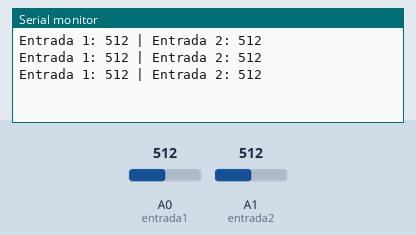
Simulated run of this sketch. Board: Arduino Uno, built with avr-gcc and run on an emulated ATmega328P. On the bench: the last lines printed to the serial monitor. Inputs (shaded band) come from the test bench; at power-on: A0 (entrada1) = 512, A1 (entrada2) = 512.

Above: at 1.3 s.
1.4 s: A0 (entrada1) set to 716
At 1.9 s:
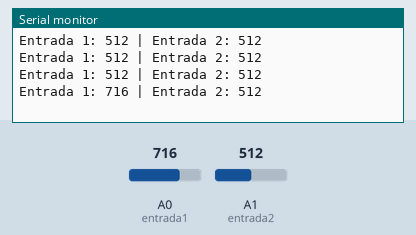
2.9 s: A1 (entrada2) set to 716
At 3.4 s:
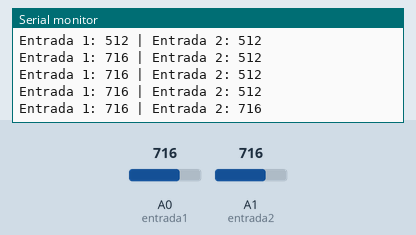
4.4 s: A0 (entrada1) set to 900
At 4.9 s:
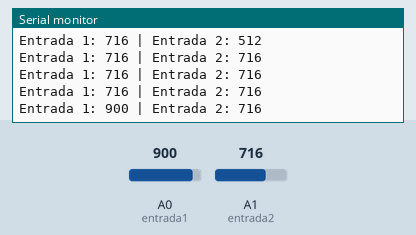
5.9 s: A1 (entrada2) set to 900
At 6.4 s:
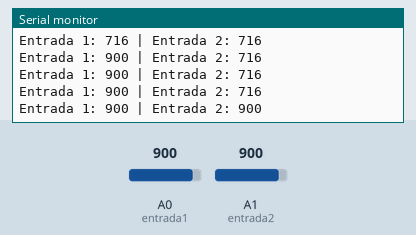
Timing chart, 0 to 8.4 s (numbered marks = the images above; inputs shaded):
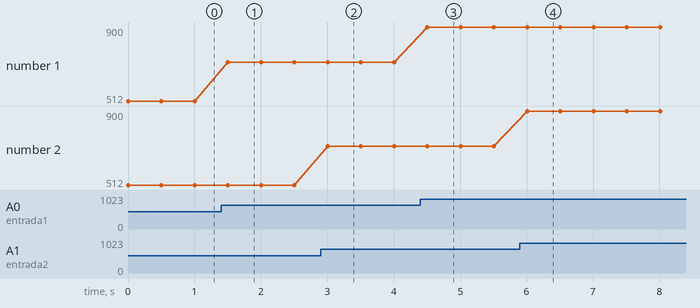

Measured:
- after the input at 1.4 s, the serial monitor: prints a new line after 0.10 s (image 1)
- after the input at 2.9 s, the serial monitor: prints a new line after 0.10 s (image 2)
- after the input at 4.4 s, the serial monitor: prints a new line after 0.11 s (image 3)
- after the input at 5.9 s, the serial monitor: prints a new line after 0.11 s (image 4)
- plotted number 1: 512 → 716 after the input at 1.4 s, 716 → 900 after the input at 4.4 s

The sketch:

6.ino
```cpp
//O objeivo deste exercício é criar um programa para Arduino que lê os valores de duas entradas
//analógicas e exibe o resultado no monitor serial.

const int entrada1 = A0; // Primeiro potenciômetro ou sensor analógico
const int entrada2 = A1; // Segundo potenciômetro ou sensor analógico

void setup() {
    Serial.begin(9600); // Inicia a comunicação serial a 9600 bps
}

void loop() {
    int valor1 = analogRead(entrada1); // Lê o valor da entrada A0
    int valor2 = analogRead(entrada2); // Lê o valor da entrada A1

    Serial.print("Entrada 1: ");
    Serial.print(valor1);
    Serial.print(" | Entrada 2: ");
    Serial.println(valor2); // O println pula para a próxima linha no monitor serial

    delay(500); // Pequeno atraso para facilitar a leitura no serial
}
```
